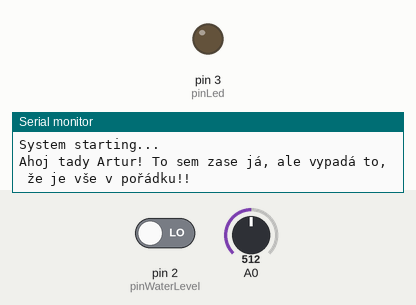
A sketch run on a simulated Arduino Uno, built with avr-gcc and run on an emulated ATmega328P. Shown: output pins drawn as LEDs (lit = HIGH), the last lines printed to the serial monitor. Inputs (shaded band) come from the test bench; at power-on: A0 = 512, pin 2 (pinWaterLevel) LOW.

Above: at 1.2 s.
1.3 s: A0 set to 491
At 2.2 s:
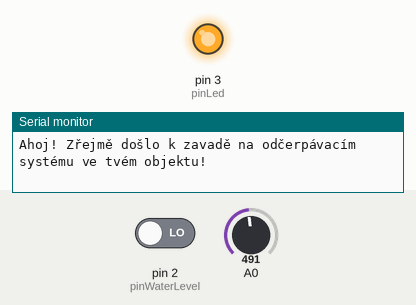
4.4 s: A0 set to 510
At 5.1 s:
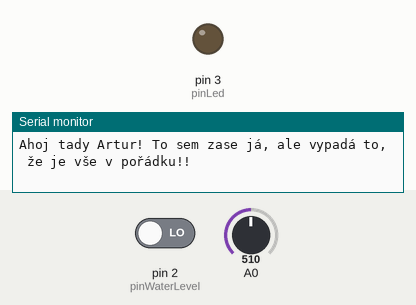
Timing chart, 0 to 7.4 s (numbered marks = the images above; inputs shaded):
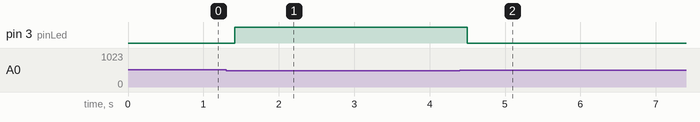

Measured:
- the behaviour switches between 501 and 500 on A0 (found by bisection; images 0 and 1)
- after the input at 1.3 s, pin 3 (pinLed): LOW → HIGH after 0.12 s
- after the input at 4.4 s, pin 3 (pinLed): HIGH → LOW after 0.10 s

The sketch:

ElectricCurrentDown.ino
```cpp
#include <SoftwareSerial.h>
SoftwareSerial sim(10, 11);
int _timeout;
String _buffer;
String number = "+420607936139"; //-> change with your number

int a;
int b = 0;
int pinLed = 3;
int pinWaterLevel = 2;
bool smsOKSend = false;
bool smsKOSend = false;

void setup() {
  // put your setup code here, to run once:
  pinMode(pinWaterLevel, INPUT);    // sets the digital pin 2 as input
  Serial.begin(9600);
  pinMode(pinLed, OUTPUT);// sets the pin 3 as output

  //sim module set
  _buffer.reserve(50);
  Serial.println("System starting...");
  sim.begin(9600);

}

void loop() {
  a = analogRead(A0);
  b = digitalRead(pinWaterLevel);

  if (sim.available()) {
    Serial.write(sim.read());
  }

  //kdyz WS zjisti vodu nebo photorezistor registruje zhasnuti svetla a zaroven nebyla poslana SMS a NESVITI ledka TAK(posli sms a rozsvit ledku, nezapomen nastavit booleany)
  if (b != 0 || a <= 500) {
    //pokud nebyla poslana SMS
    if (smsKOSend == false) {
      delay(100);//proti chybam
      digitalWrite(pinLed, HIGH);
      Serial.println("Ahoj! Zřejmě došlo k zavadě na odčerpávacím systému ve tvém objektu!");
      //zatim ne metodu send-- poplatky
      //SendMessage("Ahoj! Zřejmě došlo k zavadě na odčerpávacím systému ve tvém objektu!");
      smsKOSend = true;
      smsOKSend = false;
    }

    //kdyz se to opravi tj nahodi proud a WS je vyplej posli sms OK a zhasni ledku a nastav booleany
  } else if (b == 0 && a > 500 ) {
    delay(100);
    digitalWrite(pinLed, LOW);
    if (smsOKSend == false) {

      Serial.println("Ahoj tady Artur! To sem zase já, ale vypadá to, že je vše v pořádku!!");
      //zatim ne metodu send-- poplatky
      //SendMessage("Ahoj tady Artur! To sem zase já, ale vypadá to, že je vše v pořádku!!");
      smsOKSend = true;
      smsKOSend == false;
      digitalWrite(pinLed, LOW);
    }
  }
}
void SendMessage(String Text)
{
  //Serial.println ("Sending Message");
  sim.println("AT+CMGF=1");    //Sets the GSM Module in Text Mode
  delay(200);
  //Serial.println ("Set SMS Number");
  sim.println("AT+CMGS=\"" + number + "\"\r"); //Mobile phone number to send message
  delay(200);
  String SMS = Text;
  sim.println(SMS);
  delay(100);
  sim.println((char)26);// ASCII code of CTRL+Z
  delay(200);
  _buffer = _readSerial();
}
String _readSerial() {
  _timeout = 0;
  while  (!sim.available() && _timeout < 12000  )
  {
    delay(13);
    _timeout++;
  }
  if (sim.available()) {
    return sim.readString();
  }
}
```
